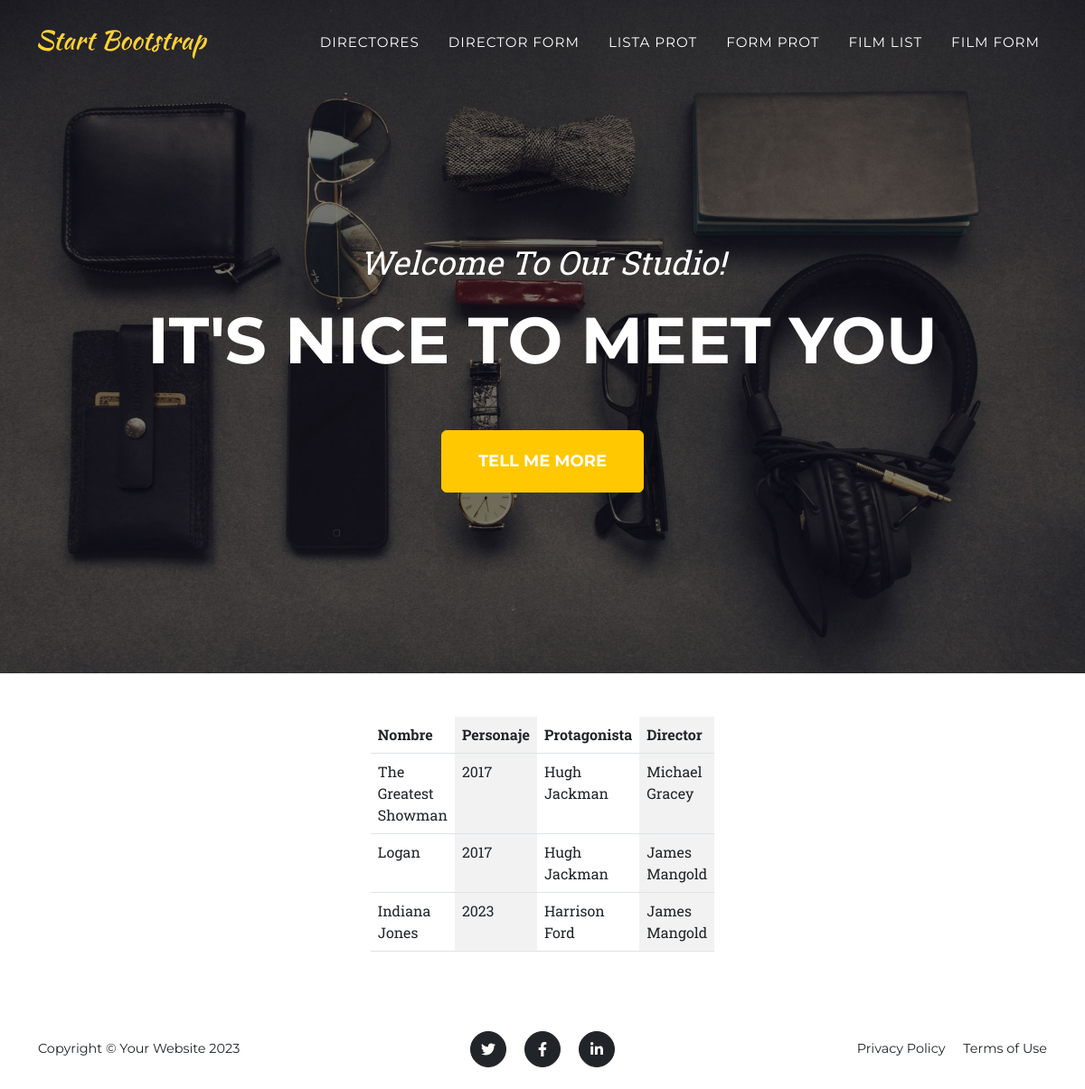
/pelicula/list, run on the app's committed database.
### core/models.py (models this page shows, shortened)
class Pelicula(models.Model):
    nombre = models.CharField(max_length=100)
    año = models.PositiveIntegerField()
    protagonista = models.ForeignKey(Protagonista, on_delete=models.SET_NULL, null=True, blank=True)
    director = models.ForeignKey(Director, on_delete=models.SET_NULL, null=True, blank=True)

class Protagonista(models.Model):
    nombre = models.CharField(max_length=100)
    personaje = models.CharField(max_length=100)
    def __str__(self) -> str:
        return self.nombre

class Director(models.Model):
    nombre = models.CharField(max_length=100)
    pais = models.CharField(max_length=100)
    def __str__(self) -> str:
        return self.nombre

### core/views.py (the view)
# urls.py: path("pelicula/list", views.pelicula_list, name="pelicula_list"),
def pelicula_list(request):
    consulta = models.Pelicula.objects.all()
    contexto = {"peliculas": consulta}
    return render(request, "core/pelicula_list.html", contexto)

### core/templates/core/pelicula_list.html
{% extends 'core/base.html' %}
{% block contenido %}
    <div class="d-flex justify-content-center mt-5 mb-5">
        <table class="table table-striped-columns w-25 p-3 ">
            <thead>
                <th>Nombre</th>
                <th>Personaje</th>
                <th>Protagonista</th>
                <th>Director</th>
            </thead>
            <tbody>
                {% for pelicula in peliculas %}
                    <tr>
                        <td>{{ pelicula.nombre }}</td>
                        <td>{{ pelicula.año }}</td>
                        <td>{{ pelicula.protagonista }}</td>
                        <td>{{ pelicula.director }}</td>
                    </tr>
                {% endfor %}
            </tbody>
        </table>
    </div>
{% endblock contenido %}

### core/templates/core/base.html (shortened to what this page needs)
{% load static %}
<!DOCTYPE html>
<html lang="en">
    <head>
        <link href="{% static 'core/css/styles.css' %}" rel="stylesheet" />
    </head>
    <body id="page-top">
        <nav class="navbar navbar-expand-lg navbar-dark fixed-top" id="mainNav">
            <div class="container">
                <a class="navbar-brand" href="{% url 'index' %}"><img src=" {% static 'core/assets/img/navbar-logo.svg' %}" alt="..." /></a>
                <div class="collapse navbar-collapse" id="navbarResponsive">
                    <ul class="navbar-nav text-uppercase ms-auto py-4 py-lg-0">
                        <li class="nav-item"><a class="nav-link" href="{% url 'director_list' %}">Directores</a></li>
                        <li class="nav-item"><a class="nav-link" href="{% url 'director_form' %}">Director Form</a></li>
                        <li class="nav-item"><a class="nav-link" href="{% url 'protagonista_list' %}">Lista Prot</a></li>
                        <li class="nav-item"><a class="nav-link" href="{% url 'protagonista_form' %}">Form Prot</a></li>
                        <li class="nav-item"><a class="nav-link" href="{% url 'pelicula_list' %}">Film List</a></li>
                        <li class="nav-item"><a class="nav-link" href="{% url 'pelicula_form' %}">Film Form</a></li>
                    </ul>
                </div>
            </div>
        </nav>
        <header class="masthead">
            <div class="container">
                <div class="masthead-subheading">Welcome To Our Studio!</div>
                <div class="masthead-heading text-uppercase">It's Nice To Meet You</div>
                <a class="btn btn-primary btn-xl text-uppercase" href="#services">Tell Me More</a>
            </div>
        </header>
        {% block contenido %}
        {% endblock contenido %}
        <footer class="footer py-4">
            <div class="container">
                <div class="row align-items-center">
                    <div class="col-lg-4 text-lg-start">Copyright &copy; Your Website 2023</div>
                    <div class="col-lg-4 my-3 my-lg-0">
                        <a class="btn btn-dark btn-social mx-2" href="#!" aria-label="Twitter"><i class="fab fa-twitter"></i></a>
                        <a class="btn btn-dark btn-social mx-2" href="#!" aria-label="Facebook"><i class="fab fa-facebook-f"></i></a>
                        <a class="btn btn-dark btn-social mx-2" href="#!" aria-label="LinkedIn"><i class="fab fa-linkedin-in"></i></a>
                    </div>
                    <div class="col-lg-4 text-lg-end">
                        <a class="link-dark text-decoration-none me-3" href="#!">Privacy Policy</a>
                        <a class="link-dark text-decoration-none" href="#!">Terms of Use</a>
                    </div>
                </div>
            </div>
        </footer>
    </body>
</html>

### data on the page
Pelicula: nombre "The Greatest Showman", año "2017", protagonista "Hugh Jackman", director "Michael Gracey"
Pelicula: nombre "Logan", año "2017", protagonista "Hugh Jackman", director "James Mangold"
Pelicula: nombre "Indiana Jones", año "2023", protagonista "Harrison Ford", director "James Mangold"
